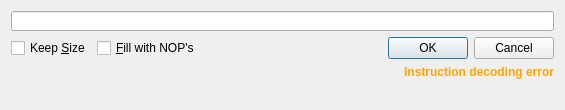
<?xml version="1.0" encoding="UTF-8"?>
<ui version="4.0">
 <class>AssembleDialog</class>
 <widget class="QDialog" name="AssembleDialog">
  <property name="geometry">
   <rect>
    <x>0</x>
    <y>0</y>
    <width>565</width>
    <height>110</height>
   </rect>
  </property>
  <property name="windowTitle">
   <string>0</string>
  </property>
  <property name="windowIcon">
   <iconset resource="../../resource.qrc">
    <normaloff>:/icons/images/ui-combo-box-edit.png</normaloff>:/icons/images/ui-combo-box-edit.png</iconset>
  </property>
  <layout class="QVBoxLayout" name="verticalLayout">
   <property name="bottomMargin">
    <number>0</number>
   </property>
   <item>
    <widget class="QLineEdit" name="lineEdit">
     <property name="sizePolicy">
      <sizepolicy hsizetype="Minimum" vsizetype="Fixed">
       <horstretch>0</horstretch>
       <verstretch>0</verstretch>
      </sizepolicy>
     </property>
     <property name="minimumSize">
      <size>
       <width>0</width>
       <height>20</height>
      </size>
     </property>
    </widget>
   </item>
   <item>
    <layout class="QHBoxLayout" name="horizontalLayout">
     <property name="sizeConstraint">
      <enum>QLayout::SetDefaultConstraint</enum>
     </property>
     <item>
      <widget class="QCheckBox" name="checkBoxKeepSize">
       <property name="sizePolicy">
        <sizepolicy hsizetype="Fixed" vsizetype="Maximum">
         <horstretch>0</horstretch>
         <verstretch>0</verstretch>
        </sizepolicy>
       </property>
       <property name="text">
        <string>Keep &amp;Size</string>
       </property>
      </widget>
     </item>
     <item>
      <widget class="QCheckBox" name="checkBoxFillWithNops">
       <property name="text">
        <string>&amp;Fill with NOP's</string>
       </property>
      </widget>
     </item>
     <item>
      <spacer name="horizontalSpacer">
       <property name="orientation">
        <enum>Qt::Horizontal</enum>
       </property>
       <property name="sizeHint" stdset="0">
        <size>
         <width>40</width>
         <height>20</height>
        </size>
       </property>
      </spacer>
     </item>
     <item>
      <widget class="QPushButton" name="pushButtonOk">
       <property name="minimumSize">
        <size>
         <width>0</width>
         <height>0</height>
        </size>
       </property>
       <property name="text">
        <string>OK</string>
       </property>
      </widget>
     </item>
     <item>
      <widget class="QPushButton" name="pushButtonCancel">
       <property name="text">
        <string>Cancel</string>
       </property>
      </widget>
     </item>
    </layout>
   </item>
   <item>
    <widget class="QLabel" name="labelKeepSize">
     <property name="sizePolicy">
      <sizepolicy hsizetype="Preferred" vsizetype="Fixed">
       <horstretch>0</horstretch>
       <verstretch>0</verstretch>
      </sizepolicy>
     </property>
     <property name="minimumSize">
      <size>
       <width>0</width>
       <height>0</height>
      </size>
     </property>
     <property name="text">
      <string>&lt;font color='orange'&gt;&lt;b&gt;Instruction decoding error&lt;/b&gt;&lt;/font&gt;</string>
     </property>
     <property name="alignment">
      <set>Qt::AlignRight|Qt::AlignTrailing|Qt::AlignVCenter</set>
     </property>
    </widget>
   </item>
   <item>
    <spacer name="verticalSpacer">
     <property name="orientation">
      <enum>Qt::Vertical</enum>
     </property>
     <property name="sizeHint" stdset="0">
      <size>
       <width>20</width>
       <height>40</height>
      </size>
     </property>
    </spacer>
   </item>
  </layout>
 </widget>
 <resources>
  <include location="../../resource.qrc"/>
 </resources>
 <connections>
  <connection>
   <sender>pushButtonOk</sender>
   <signal>clicked()</signal>
   <receiver>AssembleDialog</receiver>
   <slot>accept()</slot>
   <hints>
    <hint type="sourcelabel">
     <x>265</x>
     <y>77</y>
    </hint>
    <hint type="destinationlabel">
     <x>217</x>
     <y>49</y>
    </hint>
   </hints>
  </connection>
  <connection>
   <sender>pushButtonCancel</sender>
   <signal>clicked()</signal>
   <receiver>AssembleDialog</receiver>
   <slot>close()</slot>
   <hints>
    <hint type="sourcelabel">
     <x>373</x>
     <y>77</y>
    </hint>
    <hint type="destinationlabel">
     <x>217</x>
     <y>49</y>
    </hint>
   </hints>
  </connection>
 </connections>
</ui>
